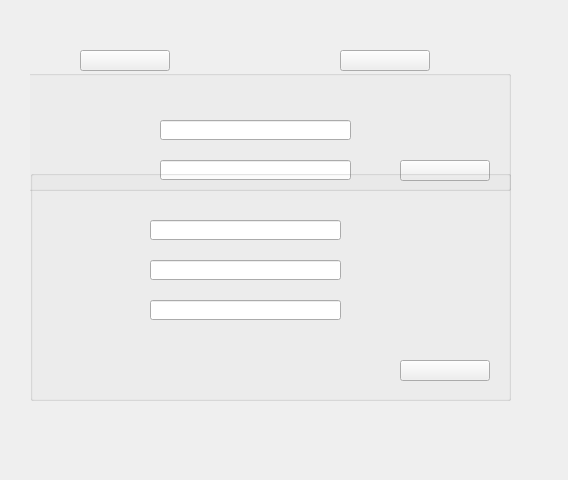
<?xml version="1.0" encoding="UTF-8"?>
<ui version="4.0">
 <class>Login_ui</class>
 <widget class="QWidget" name="ConfigWidget">
  <property name="geometry">
   <rect>
    <x>0</x>
    <y>0</y>
    <width>568</width>
    <height>480</height>
   </rect>
  </property>
  <property name="windowTitle">
   <string>Form</string>
  </property>
  <widget class="QWidget" name="sourceWidget" native="true">
   <property name="geometry">
    <rect>
     <x>30</x>
     <y>40</y>
     <width>501</width>
     <height>361</height>
    </rect>
   </property>
   <widget class="QLabel" name="text1">
    <property name="geometry">
     <rect>
      <x>0</x>
      <y>100</y>
      <width>80</width>
      <height>17</height>
     </rect>
    </property>
    <property name="text">
     <string/>
    </property>
   </widget>
   <widget class="QLabel" name="splitline">
    <property name="geometry">
     <rect>
      <x>0</x>
      <y>20</y>
      <width>408</width>
      <height>1</height>
     </rect>
    </property>
    <property name="styleSheet">
     <string notr="true"/>
    </property>
    <property name="text">
     <string/>
    </property>
   </widget>
   <widget class="QGroupBox" name="groupBox">
    <property name="geometry">
     <rect>
      <x>-50</x>
      <y>30</y>
      <width>531</width>
      <height>121</height>
     </rect>
    </property>
    <property name="palette">
     <palette>
      <active>
       <colorrole role="WindowText">
        <brush brushstyle="SolidPattern">
         <color alpha="255">
          <red>148</red>
          <green>144</green>
          <blue>255</blue>
         </color>
        </brush>
       </colorrole>
      </active>
      <inactive>
       <colorrole role="WindowText">
        <brush brushstyle="SolidPattern">
         <color alpha="255">
          <red>148</red>
          <green>144</green>
          <blue>255</blue>
         </color>
        </brush>
       </colorrole>
      </inactive>
      <disabled>
       <colorrole role="WindowText">
        <brush brushstyle="SolidPattern">
         <color alpha="255">
          <red>190</red>
          <green>190</green>
          <blue>190</blue>
         </color>
        </brush>
       </colorrole>
      </disabled>
     </palette>
    </property>
    <property name="font">
     <font>
      <pointsize>9</pointsize>
     </font>
    </property>
    <property name="cursor">
     <cursorShape>ArrowCursor</cursorShape>
    </property>
    <property name="title">
     <string/>
    </property>
    <widget class="QLineEdit" name="lesource">
     <property name="geometry">
      <rect>
       <x>180</x>
       <y>50</y>
       <width>191</width>
       <height>20</height>
      </rect>
     </property>
    </widget>
    <widget class="QLineEdit" name="lesource_2">
     <property name="geometry">
      <rect>
       <x>180</x>
       <y>90</y>
       <width>191</width>
       <height>20</height>
      </rect>
     </property>
    </widget>
    <widget class="QPushButton" name="btnAdd_3">
     <property name="geometry">
      <rect>
       <x>420</x>
       <y>90</y>
       <width>90</width>
       <height>21</height>
      </rect>
     </property>
     <property name="text">
      <string/>
     </property>
    </widget>
   </widget>
   <widget class="QGroupBox" name="groupBox_2">
    <property name="geometry">
     <rect>
      <x>0</x>
      <y>130</y>
      <width>481</width>
      <height>231</height>
     </rect>
    </property>
    <property name="palette">
     <palette>
      <active>
       <colorrole role="WindowText">
        <brush brushstyle="SolidPattern">
         <color alpha="255">
          <red>148</red>
          <green>144</green>
          <blue>255</blue>
         </color>
        </brush>
       </colorrole>
      </active>
      <inactive>
       <colorrole role="WindowText">
        <brush brushstyle="SolidPattern">
         <color alpha="255">
          <red>148</red>
          <green>144</green>
          <blue>255</blue>
         </color>
        </brush>
       </colorrole>
      </inactive>
      <disabled>
       <colorrole role="WindowText">
        <brush brushstyle="SolidPattern">
         <color alpha="255">
          <red>190</red>
          <green>190</green>
          <blue>190</blue>
         </color>
        </brush>
       </colorrole>
      </disabled>
     </palette>
    </property>
    <property name="font">
     <font>
      <pointsize>9</pointsize>
     </font>
    </property>
    <property name="title">
     <string/>
    </property>
    <widget class="QLineEdit" name="lesource_3">
     <property name="geometry">
      <rect>
       <x>120</x>
       <y>50</y>
       <width>191</width>
       <height>20</height>
      </rect>
     </property>
    </widget>
    <widget class="QLineEdit" name="lesource_4">
     <property name="geometry">
      <rect>
       <x>120</x>
       <y>90</y>
       <width>191</width>
       <height>20</height>
      </rect>
     </property>
    </widget>
    <widget class="QLineEdit" name="lesource_5">
     <property name="geometry">
      <rect>
       <x>120</x>
       <y>130</y>
       <width>191</width>
       <height>20</height>
      </rect>
     </property>
    </widget>
    <widget class="QPushButton" name="btnAdd_4">
     <property name="geometry">
      <rect>
       <x>370</x>
       <y>190</y>
       <width>90</width>
       <height>21</height>
      </rect>
     </property>
     <property name="text">
      <string/>
     </property>
    </widget>
   </widget>
   <widget class="QPushButton" name="btnAdd">
    <property name="geometry">
     <rect>
      <x>50</x>
      <y>10</y>
      <width>90</width>
      <height>21</height>
     </rect>
    </property>
    <property name="text">
     <string/>
    </property>
   </widget>
   <widget class="QPushButton" name="btnAdd_2">
    <property name="geometry">
     <rect>
      <x>310</x>
      <y>10</y>
      <width>90</width>
      <height>21</height>
     </rect>
    </property>
    <property name="text">
     <string/>
    </property>
   </widget>
  </widget>
  <widget class="QLabel" name="bg">
   <property name="geometry">
    <rect>
     <x>0</x>
     <y>0</y>
     <width>568</width>
     <height>480</height>
    </rect>
   </property>
   <property name="text">
    <string/>
   </property>
  </widget>
  <widget class="QLabel" name="label">
   <property name="geometry">
    <rect>
     <x>16</x>
     <y>32</y>
     <width>96</width>
     <height>1</height>
    </rect>
   </property>
   <property name="text">
    <string/>
   </property>
  </widget>
  <zorder>bg</zorder>
  <zorder>sourceWidget</zorder>
  <zorder>label</zorder>
 </widget>
 <resources/>
 <connections/>
</ui>
